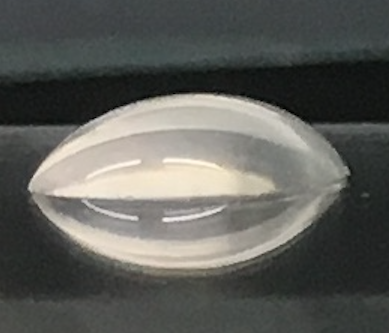
#> input picture Drop 1.png, 389 x 333 px
$ python histogram.py   (Python 2 division)
#> lines starting #> are read from the running program, lines starting #| are printed output that depends on the picture; after the words box and inside, x2 and y2 are one past the last pixel; in counts of white or black regions, pixels touching at a corner belong together
#suprisingly good

#http://scikit-image.org/docs/dev/user_guide/tutorial_segmentation.html
import numpy as np
from scipy import ndimage as ndi
import matplotlib.pyplot as plt
from PIL import Image
from skimage.color import label2rgb
from skimage import feature
import numpy.polynomial.polynomial as poly


# L converts to 8-bit pixels, black and white
# http://pillow.readthedocs.io/en/3.2.x/handbook/concepts.html#concept-modes
im = np.array(Image.open('./Drop 1.png').convert('L'))
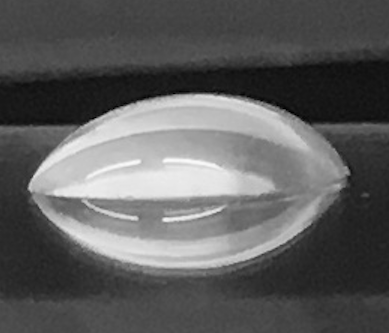
#> im: shape (333, 389); min 0, max 250, mean 93.6
# print "im, ", im

line = 120 #based at looking at a histogram, how to get programmatically?

# [19 lines of commented-out code are left out]
edges = im > 120 #looking at a histogram helps you see wehre most stuff is
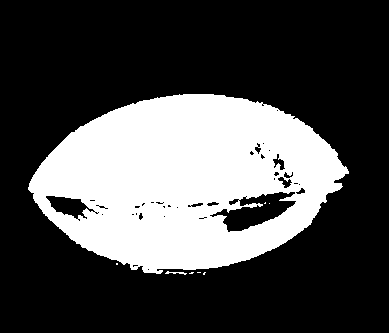
#> edges: shape (333, 389) bool; 29.8% white; 8 white regions (6 under 20 px), largest, box (x1, y1, x2, y2) and area: (28, 94, 349, 274) 38558, (165, 271, 187, 275) 37

# print "edges, ", edges

# now that we have some edges, fill holes for feature detection
fillled = ndi.binary_fill_holes(edges)
#> fillled: shape (333, 389) bool; 31.9% white; 6 white regions (4 under 20 px), largest, box (x1, y1, x2, y2) and area: (28, 94, 349, 274) 41206, (165, 271, 187, 275) 37

#label features
label_objects, nb_labels = ndi.label(fillled)
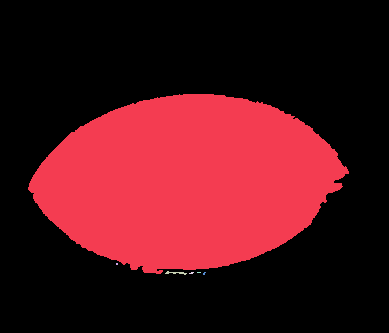
#> label_objects: shape (333, 389) int32; 7 distinct labels, from 0 to 6; one colour per label, 0 black
#> nb_labels = 6

#count size of features
sizes = np.bincount(label_objects.ravel())
#> sizes = [88273, 41206, 4, 37, 7, 4, 6]

#get only the sizes equal to the max size
# for some reason == produces what I would consider inverted, so swap it
# mask_sizes = (sizes != np.amax(sizes))

#another method, biggest is always first element
mask_sizes = (sizes != sizes[0])
#> mask_sizes = [False, True, True, True, True, True, True]

# print "mask_sizes, ", mask_sizes

#apply only the one feature back onto the label array
single_feature = mask_sizes[label_objects]

# print "single feature, ", single_feature

#overlay our single feature on the the original image
image_label_overlay = label2rgb(single_feature, image=im)
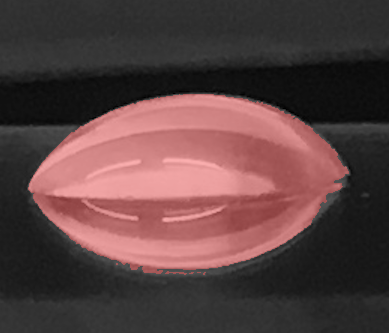
#> image_label_overlay: shape (333, 389, 3) float64; mean R, G, B 0.353, 0.257, 0.257


masked = np.bitwise_and(im, single_feature);
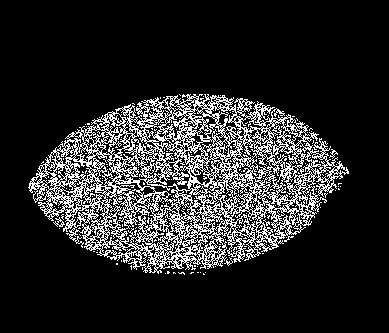
#> masked: shape (333, 389); values 0 (black) and 1 (white), 15.8% white in thin lines or dots, all inside (x1, y1, x2, y2) = (28, 94, 349, 275)
# print "masked, ", masked


# really dont understand why but when treated as points it seems rotated and flipped?
flip_masked=np.rot90(masked)
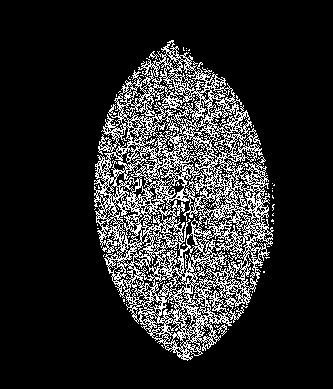
#> flip_masked: shape (389, 333); values 0 (black) and 1 (white), 15.8% white in thin lines or dots, all inside (x1, y1, x2, y2) = (94, 40, 275, 361)
flip_masked=np.flipud(flip_masked)
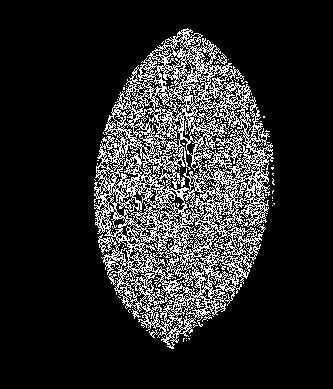
#> flip_masked: shape (389, 333); values 0 (black) and 1 (white), 15.8% white in thin lines or dots, all inside (x1, y1, x2, y2) = (94, 28, 275, 349)
point_list=np.argwhere(flip_masked>0)
#> point_list = 20423 pairs, first value 28 to 348, second value 94 to 274
# print "point_list, ", point_list

#find the top curve by finding the largets y value for each x
#not sure how to do this without an intermediate associative array topcurveDict
topcurveDict = {}
for i, val in enumerate(point_list):
  x=val[0]
  y=val[1]
  if x not in topcurveDict or topcurveDict[x] > y:
    topcurveDict[x]=y
#> this loop made 20423 passes
#> (x, y) on passes 1 to 3: (28, 187), (29, 183), (29, 184)
#> after the loop, topcurveDict = 321 items

#turn topcurveDict back into a numpy array of numpy arrays of points
#> (the run stopped early here; a loop or call above may not have finished)

$ run again, with Drop 2.png copied over Drop 1.png
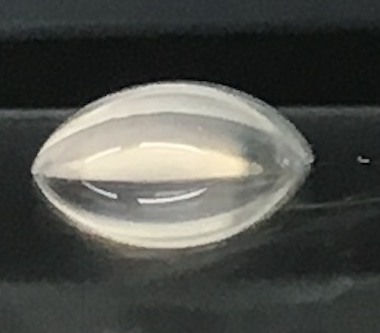
#> input picture Drop 2.png, 380 x 333 px
#> edges: shape (333, 380) bool; 24.1% white; 10 white regions (8 under 20 px), largest, box (x1, y1, x2, y2) and area: (31, 82, 313, 249) 30389, (247, 179, 267, 187) 104
#> fillled: shape (333, 380) bool; 27.1% white; 5 white regions (4 under 20 px), largest, box (x1, y1, x2, y2) and area: (31, 82, 313, 249) 34290
#> `label_objects, nb_labels = ndi.label(fillled)`:
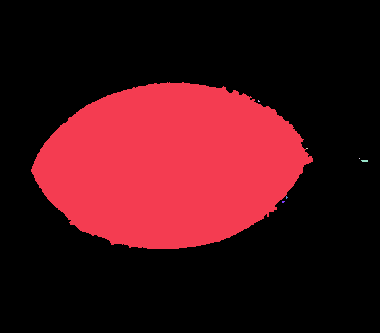
#> label_objects: shape (333, 380) int32; 8 distinct labels, from 0 to 7; one colour per label, 0 black
#> nb_labels = 7
#> sizes = [92228, 34284, 3, 2, 1, 13, 4, 5]
#> mask_sizes = [False, True, True, True, True, True, True, True]
#> masked: shape (333, 380); values 0 (black) and 1 (white), 13.5% white in thin lines or dots, all inside (x1, y1, x2, y2) = (31, 82, 368, 249)
#> `flip_masked=np.flipud(flip_masked)`:
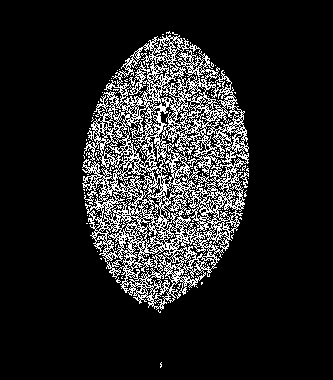
#> flip_masked: shape (380, 333); values 0 (black) and 1 (white), 13.5% white in thin lines or dots, all inside (x1, y1, x2, y2) = (82, 31, 249, 368)
#> point_list = 17072 pairs, first value 31 to 367, second value 82 to 248
#> the loop `for i, val in enumerate(point_list):` made 17072 passes
#> (x, y) on passes 1 to 3: (31, 169), (32, 166), (32, 167)
#> after the loop `for i, val in enumerate(point_list):`: topcurveDict = 288 items

$ run again, with Drop 3.png copied over Drop 1.png
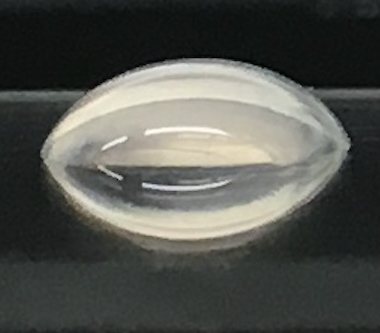
#> input picture Drop 3.png, 380 x 333 px
#> edges: shape (333, 380) bool; 28.6% white; 12 white regions (9 under 20 px), largest, box (x1, y1, x2, y2) and area: (41, 59, 350, 241) 36110, (222, 242, 241, 248) 42, (208, 245, 220, 249) 32
#> fillled: shape (333, 380) bool; 32.5% white; 10 white regions (7 under 20 px), largest, box (x1, y1, x2, y2) and area: (41, 59, 350, 241) 41021, (222, 242, 241, 248) 42, (208, 245, 220, 249) 32
#> `label_objects, nb_labels = ndi.label(fillled)`:
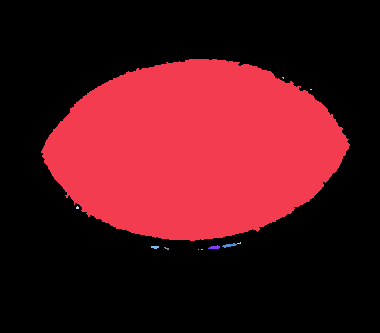
#> label_objects: shape (333, 380) int32; 12 distinct labels, from 0 to 11; one colour per label, 0 black
#> nb_labels = 11
#> sizes = [85403, 41021, 3, 2, 7, 5, 37, 32, 19, 8, 1, 2]
#> mask_sizes = [False, True, True, True, True, True, True, True, True, True, True, True]
#> masked: shape (333, 380); values 0 (black) and 1 (white), 16.3% white in thin lines or dots, all inside (x1, y1, x2, y2) = (41, 59, 350, 250)
#> `flip_masked=np.flipud(flip_masked)`:
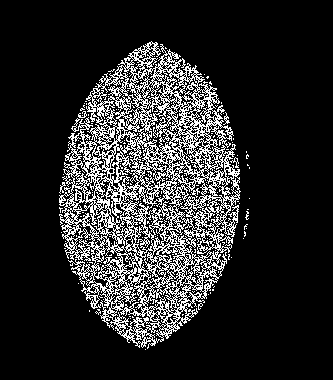
#> flip_masked: shape (380, 333); values 0 (black) and 1 (white), 16.3% white in thin lines or dots, all inside (x1, y1, x2, y2) = (59, 41, 250, 350)
#> point_list = 20660 pairs, first value 41 to 349, second value 59 to 249
#> the loop `for i, val in enumerate(point_list):` made 20660 passes
#> (x, y) on passes 1 to 3: (41, 151), (42, 149), (42, 150)
#> after the loop `for i, val in enumerate(point_list):`: topcurveDict = 309 items

$ run again, with Drop 4.png copied over Drop 1.png
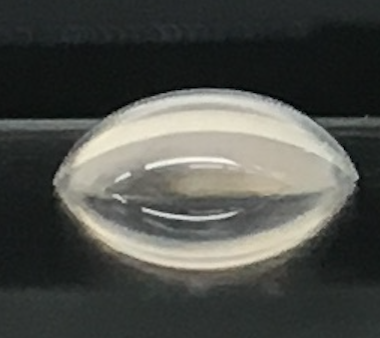
#> input picture Drop 4.png, 380 x 338 px
#> edges: shape (338, 380) bool; 25.4% white; 18 white regions (15 under 20 px), largest, box (x1, y1, x2, y2) and area: (54, 89, 359, 271) 31907, (142, 207, 239, 221) 462, (35, 121, 96, 124) 117
#> fillled: shape (338, 380) bool; 31.6% white; 8 white regions (6 under 20 px), largest, box (x1, y1, x2, y2) and area: (54, 89, 359, 271) 40476, (35, 121, 96, 124) 117
#> label_objects: shape (338, 380) int32; 9 distinct labels, from 0 to 8
#> nb_labels = 8
#> sizes = [87802, 40476, 2, 13, 9, 5, 117, 2, 14]
#> mask_sizes = [False, True, True, True, True, True, True, True, True]
#> masked: shape (338, 380); values 0 (black) and 1 (white), 15.8% white in thin lines or dots, all inside (x1, y1, x2, y2) = (1, 89, 359, 270)
#> `flip_masked=np.flipud(flip_masked)`:
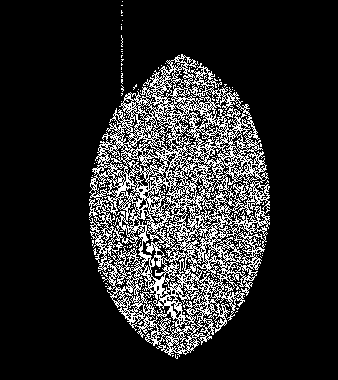
#> flip_masked: shape (380, 338); values 0 (black) and 1 (white), 15.8% white in thin lines or dots, all inside (x1, y1, x2, y2) = (89, 1, 270, 359)
#> point_list = 20320 pairs, first value 1 to 358, second value 89 to 269
#> the loop `for i, val in enumerate(point_list):` made 20320 passes
#> (x, y) on passes 1 to 3: (1, 122), (5, 121), (5, 122)
#> after the loop `for i, val in enumerate(point_list):`: topcurveDict = 333 items
